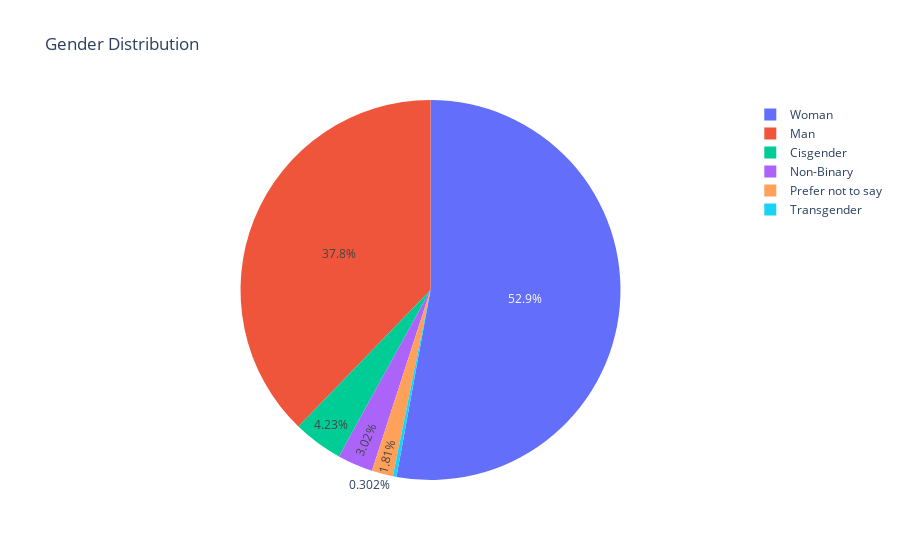

Here is the notebook cell this chart was saved with:
### Code cell
# Calculate gender distribution
temp_series_1 = df['gender_identity_clean'].value_counts()
labels = (np.array(temp_series_1.index))
sizes = (np.array((temp_series_1 / temp_series_1.sum())*100))
# Create a pie chart
trace = go.Pie(labels=labels, values=sizes)
layout = go.Layout(
    title='Gender Distribution'
)
data = [trace]
fig = go.Figure(data=data, layout=layout)
py.iplot(fig, filename="gender")
#Saving Image as JPEG
fig.write_image("gender.jpeg")

# Show the top 10 responses
top_10_responses_1 = temp_series_1.head(10)
print(top_10_responses_1)

### Figure 1 — Plotly figure (JSON) as saved in the notebook; plotly's stock layout.template omitted (floating-point values rounded to 4 significant figures)
{"data": [{"labels": ["Woman", "Man", "Cisgender", "Non-Binary", "Prefer not to say", "Transgender"], "type": "pie", "values": [52.87, 37.76, 4.23, 3.021, 1.813, 0.3021]}], "layout": {"autosize": true, "title": {"text": "Gender Distribution"}}}
